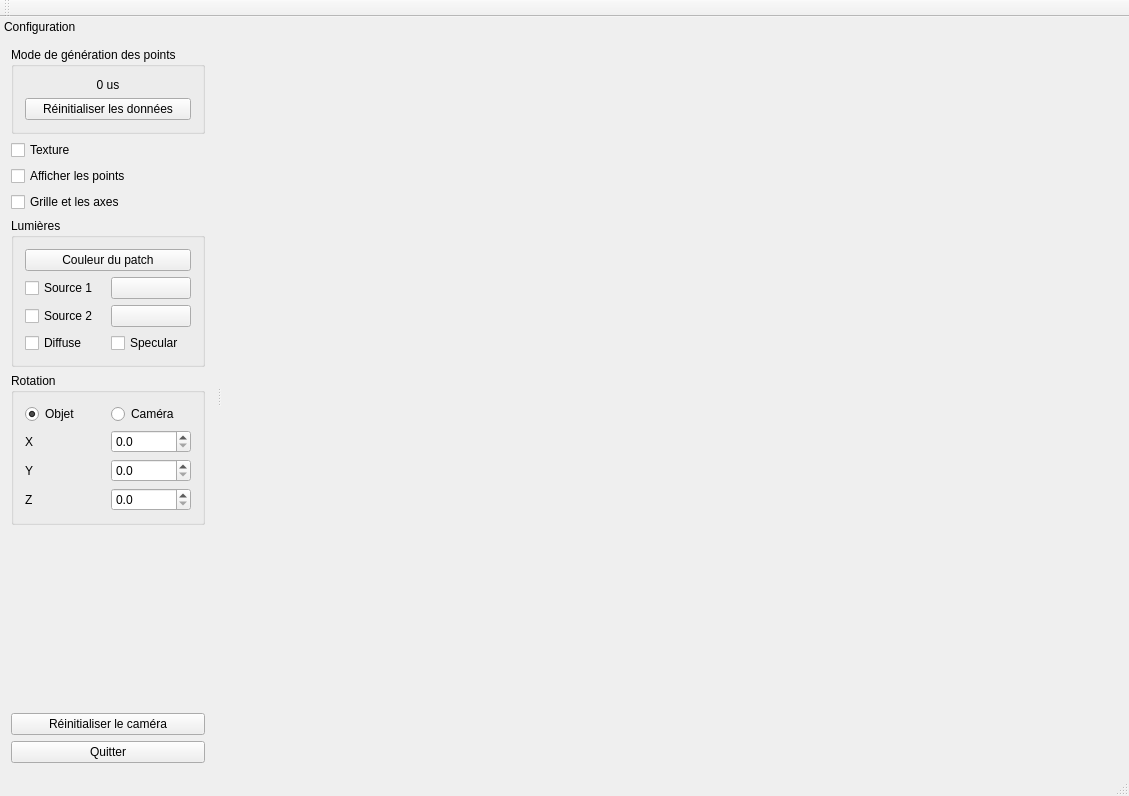
<?xml version="1.0" encoding="UTF-8"?>
<ui version="4.0">
 <class>math5a_bezierForm</class>
 <widget class="QMainWindow" name="math5a_bezierForm">
  <property name="geometry">
   <rect>
    <x>0</x>
    <y>0</y>
    <width>1129</width>
    <height>796</height>
   </rect>
  </property>
  <property name="windowTitle">
   <string>Fractales 3D - ESGI</string>
  </property>
  <widget class="QWidget" name="centralWidget">
   <layout class="QHBoxLayout" name="horizontalLayout_2">
    <item>
     <layout class="QHBoxLayout" name="centralLayout"/>
    </item>
   </layout>
  </widget>
  <widget class="QMenuBar" name="menuBar">
   <property name="geometry">
    <rect>
     <x>0</x>
     <y>0</y>
     <width>1129</width>
     <height>21</height>
    </rect>
   </property>
  </widget>
  <widget class="QToolBar" name="mainToolBar">
   <attribute name="toolBarArea">
    <enum>TopToolBarArea</enum>
   </attribute>
   <attribute name="toolBarBreak">
    <bool>false</bool>
   </attribute>
  </widget>
  <widget class="QStatusBar" name="statusBar"/>
  <widget class="QDockWidget" name="dockWidget">
   <property name="features">
    <set>QDockWidget::NoDockWidgetFeatures</set>
   </property>
   <property name="windowTitle">
    <string>Configuration</string>
   </property>
   <attribute name="dockWidgetArea">
    <number>1</number>
   </attribute>
   <widget class="QWidget" name="dockWidgetContents">
    <layout class="QVBoxLayout" name="verticalLayout_2">
     <item>
      <widget class="QGroupBox" name="groupMode">
       <property name="title">
        <string>Mode de génération des points</string>
       </property>
       <layout class="QGridLayout" name="gridLayout">
        <item row="6" column="1" colspan="2">
         <widget class="QPushButton" name="bResetData">
          <property name="text">
           <string>Réinitialiser les données</string>
          </property>
         </widget>
        </item>
        <item row="5" column="1" colspan="2">
         <widget class="QLabel" name="laTimeCalcSurface">
          <property name="text">
           <string>0 us</string>
          </property>
          <property name="alignment">
           <set>Qt::AlignCenter</set>
          </property>
         </widget>
        </item>
       </layout>
      </widget>
     </item>
     <item>
      <widget class="QCheckBox" name="cbShowTexture">
       <property name="text">
        <string>Texture</string>
       </property>
      </widget>
     </item>
     <item>
      <widget class="QCheckBox" name="cbShowPoints">
       <property name="text">
        <string>Afficher les points</string>
       </property>
      </widget>
     </item>
     <item>
      <widget class="QCheckBox" name="cbShowGrid">
       <property name="text">
        <string>Grille et les axes</string>
       </property>
      </widget>
     </item>
     <item>
      <widget class="QGroupBox" name="groupLight">
       <property name="title">
        <string>Lumières</string>
       </property>
       <layout class="QGridLayout" name="gridLayout_2">
        <item row="6" column="0">
         <widget class="QCheckBox" name="cbDiffuse">
          <property name="text">
           <string>Diffuse</string>
          </property>
         </widget>
        </item>
        <item row="1" column="1">
         <widget class="QPushButton" name="bColorS1">
          <property name="text">
           <string/>
          </property>
         </widget>
        </item>
        <item row="6" column="1">
         <widget class="QCheckBox" name="cbSpecular">
          <property name="text">
           <string>Specular</string>
          </property>
         </widget>
        </item>
        <item row="1" column="0">
         <widget class="QCheckBox" name="cbLight1">
          <property name="text">
           <string>Source 1</string>
          </property>
         </widget>
        </item>
        <item row="3" column="1">
         <widget class="QPushButton" name="bColorS2">
          <property name="layoutDirection">
           <enum>Qt::LeftToRight</enum>
          </property>
          <property name="text">
           <string/>
          </property>
         </widget>
        </item>
        <item row="3" column="0">
         <widget class="QCheckBox" name="cbLight2">
          <property name="text">
           <string>Source 2</string>
          </property>
         </widget>
        </item>
        <item row="0" column="0" colspan="2">
         <widget class="QPushButton" name="bColorObj">
          <property name="text">
           <string>Couleur du patch</string>
          </property>
         </widget>
        </item>
       </layout>
       <zorder>bColorS1</zorder>
       <zorder>bColorS2</zorder>
       <zorder>cbLight1</zorder>
       <zorder>cbLight2</zorder>
       <zorder>cbDiffuse</zorder>
       <zorder>cbSpecular</zorder>
       <zorder>bColorObj</zorder>
      </widget>
     </item>
     <item>
      <widget class="QGroupBox" name="groupRotation">
       <property name="title">
        <string>Rotation</string>
       </property>
       <layout class="QGridLayout" name="gridLayout_3">
        <item row="3" column="1">
         <widget class="QDoubleSpinBox" name="spinZ">
          <property name="decimals">
           <number>1</number>
          </property>
          <property name="maximum">
           <double>359.899999999999977</double>
          </property>
          <property name="singleStep">
           <double>1.000000000000000</double>
          </property>
         </widget>
        </item>
        <item row="2" column="1">
         <widget class="QDoubleSpinBox" name="spinY">
          <property name="decimals">
           <number>1</number>
          </property>
          <property name="maximum">
           <double>359.899999999999977</double>
          </property>
          <property name="singleStep">
           <double>1.000000000000000</double>
          </property>
         </widget>
        </item>
        <item row="1" column="1">
         <widget class="QDoubleSpinBox" name="spinX">
          <property name="decimals">
           <number>1</number>
          </property>
          <property name="maximum">
           <double>359.899999999999977</double>
          </property>
          <property name="singleStep">
           <double>1.000000000000000</double>
          </property>
         </widget>
        </item>
        <item row="1" column="0">
         <widget class="QLabel" name="label_2">
          <property name="text">
           <string>X</string>
          </property>
         </widget>
        </item>
        <item row="2" column="0">
         <widget class="QLabel" name="label_3">
          <property name="text">
           <string>Y</string>
          </property>
         </widget>
        </item>
        <item row="3" column="0">
         <widget class="QLabel" name="label_4">
          <property name="text">
           <string>Z</string>
          </property>
         </widget>
        </item>
        <item row="0" column="0">
         <widget class="QRadioButton" name="rbRotObj">
          <property name="text">
           <string>Objet</string>
          </property>
          <property name="checked">
           <bool>true</bool>
          </property>
         </widget>
        </item>
        <item row="0" column="1">
         <widget class="QRadioButton" name="rbRotCam">
          <property name="text">
           <string>Caméra</string>
          </property>
         </widget>
        </item>
       </layout>
      </widget>
     </item>
     <item>
      <spacer name="verticalSpacer">
       <property name="orientation">
        <enum>Qt::Vertical</enum>
       </property>
       <property name="sizeHint" stdset="0">
        <size>
         <width>20</width>
         <height>40</height>
        </size>
       </property>
      </spacer>
     </item>
     <item>
      <widget class="QPushButton" name="bResetCam">
       <property name="text">
        <string>Réinitialiser le caméra</string>
       </property>
       <property name="checkable">
        <bool>false</bool>
       </property>
      </widget>
     </item>
     <item>
      <widget class="QPushButton" name="bQuit">
       <property name="text">
        <string>Quitter</string>
       </property>
      </widget>
     </item>
    </layout>
   </widget>
  </widget>
 </widget>
 <layoutdefault spacing="6" margin="11"/>
 <resources/>
 <connections/>
</ui>
